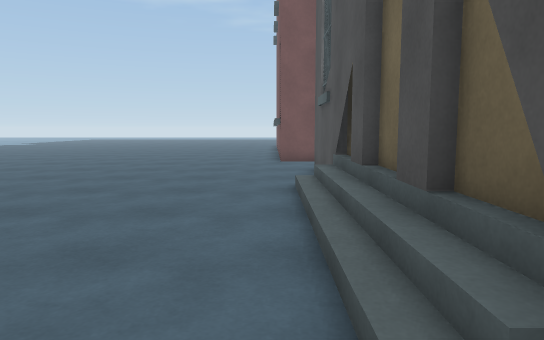
[1] (above)

19 first-person views from a walk through a scene from a Unity 3-D project. The camera is 1.2 m above the floor, tilts 6° down and sees 70° across. The floor is counted in squares, 1 m on a side. Each view is taken from the middle of a square. On the plan, view 1 faces up. The plan holds only what a view shows up to about 15 squares ahead; the rest is blank. The place goes on beyond the plan. The player is left out. Some animated figures are not drawn. Surface patterns are stand-ins for the level's own textures.

[2]
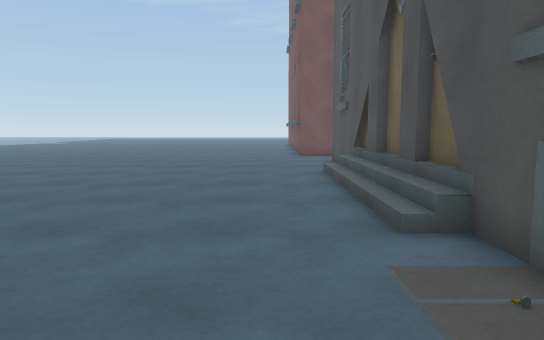

[3]
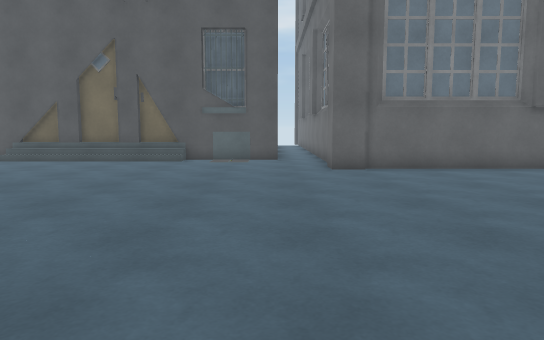

[4]
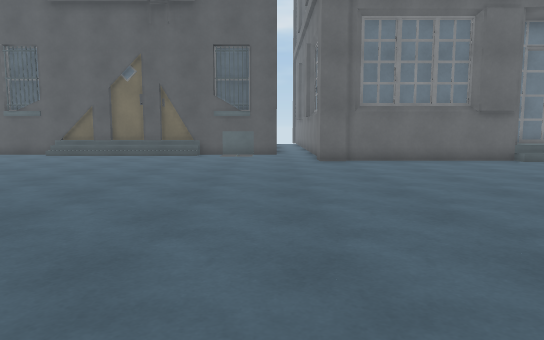

[5]
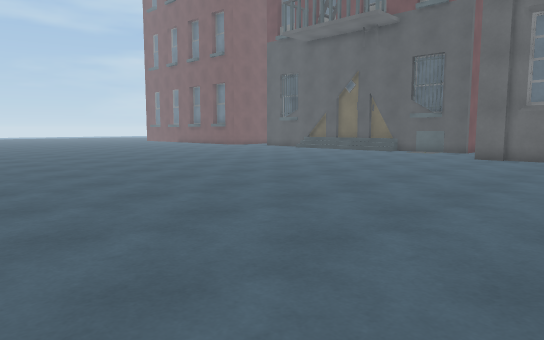

[6]
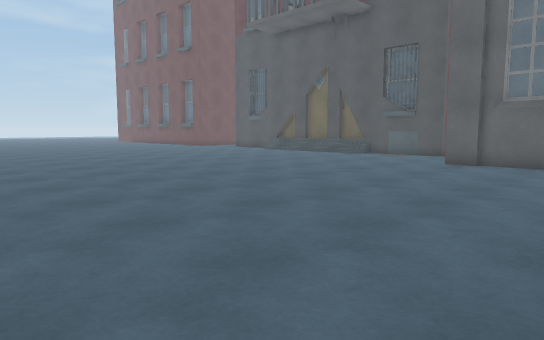

[7]
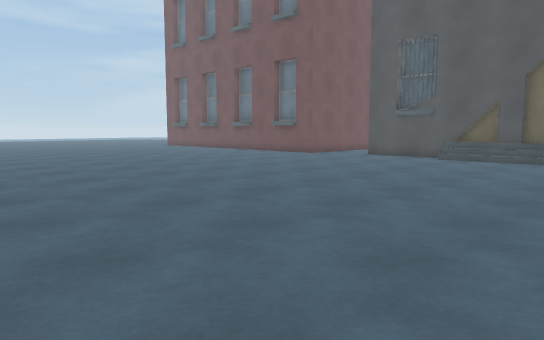

[8]
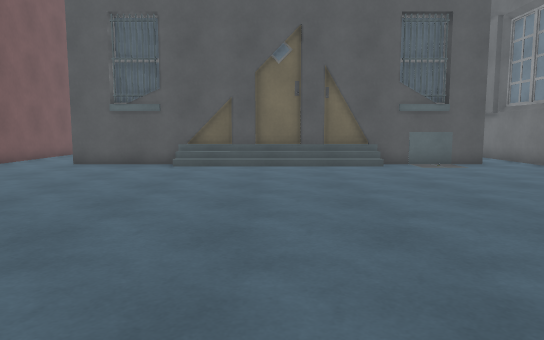

[9]
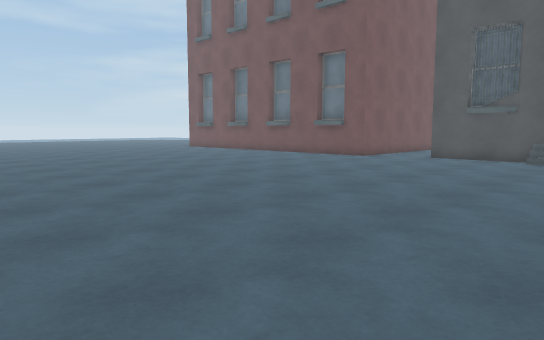

[10]
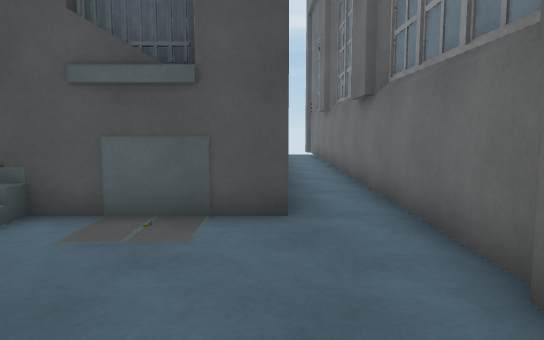

[11]
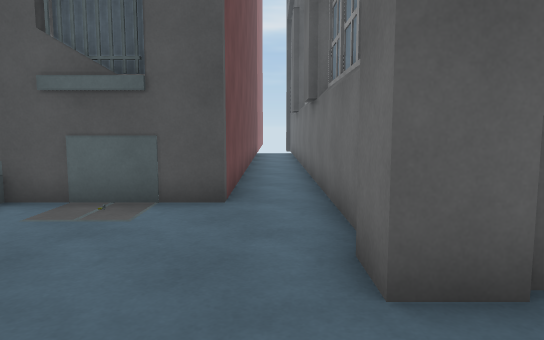

[12]
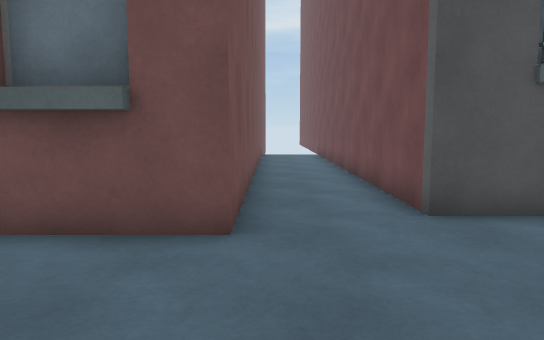

[13]
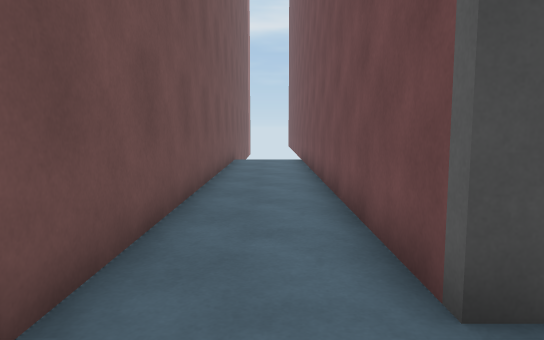

[14]
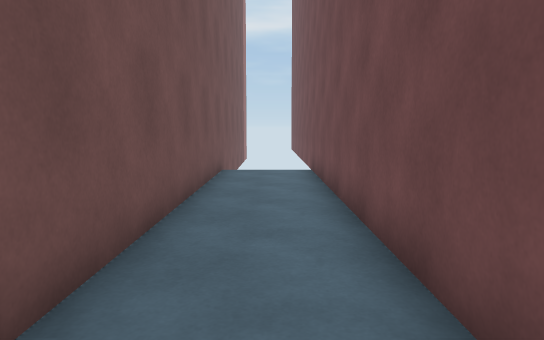

[15]
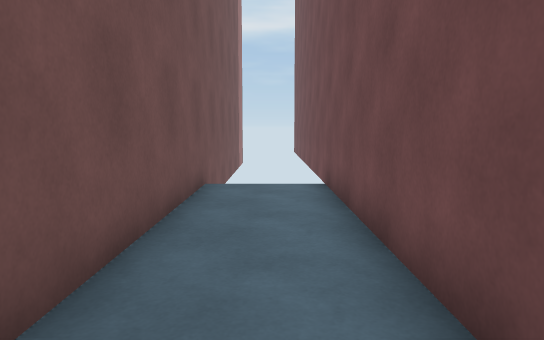

[16]
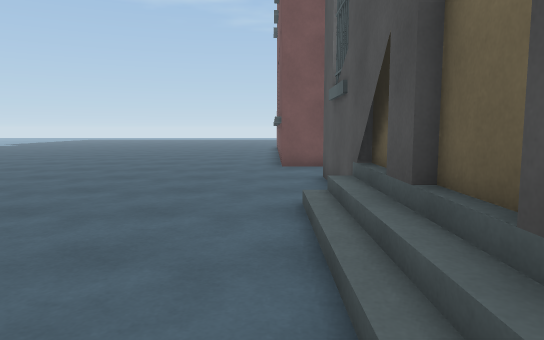

[17]
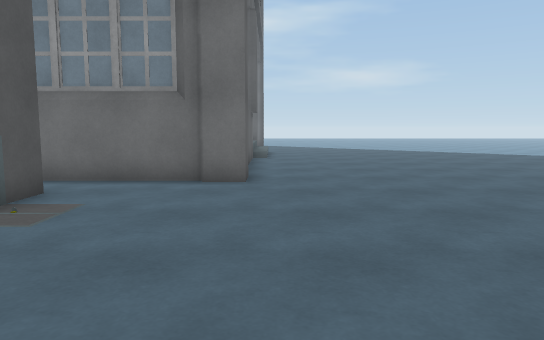

[18]
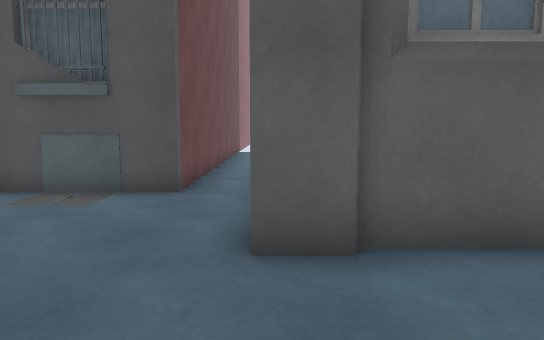

[19]
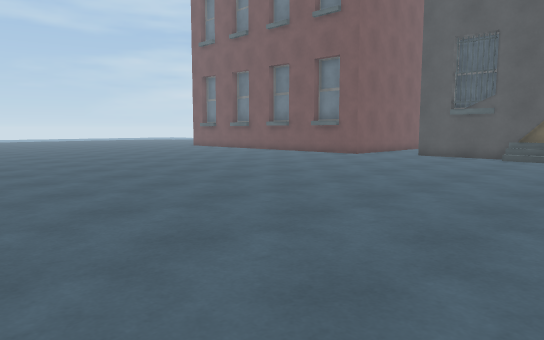

### Floor plan
Key: @ floor where view 1 was taken; # wall or solid block; . floor; B building.
Columns run from 19 left of view 1 to 13 right of it. Each row starts with its distance up from view 1.
 16      ..............B
 15      ..............#############
 14      ............................
 13      ............................
 12     .................############
 11     ................##
 10     ................B
  9     ................B
  8    .................##
  7    .................B#
  6    .................##
  5    ................. #
  4   .................. #
  3   .................. #
  2   ..................B#
  1   ..................##
  0   .................@B
 -1  ...................B
 -2  ...................##########
 -3  ..............................
 -4  ................##BBBB##BBBB##
 -5  ................#
 -6  ................#
 -7  ................#
 -8   ...............#
 -9 .  .  ...........#

Where each view was taken, in squares from view 1:
view 1: 0 up, 0 right, facing up
view 2: 3 down, 1 left, facing up
view 3: 2 down, 14 left, facing right
view 4: 2 down, 17 left, facing right
view 5: 9 down, 19 left, facing up-right
view 6: 9 down, 16 left, facing up-right
view 7: 2 up, 15 left, facing up-right
view 8: 5 up, 12 left, facing right
view 9: 5 up, 15 left, facing up-right
view 10: 2 down, 4 left, facing right
view 11: 3 down, 5 left, facing right
view 12: 14 up, 4 left, facing right
view 13: 13 up, 1 left, facing right
view 14: 13 up, 3 right, facing right
view 15: 13 up, 6 right, facing right
view 16: 2 up, 0 right, facing up
view 17: 5 up, 3 left, facing down
view 18: 4 down, 6 left, facing right
view 19: 4 up, 16 left, facing up-right
